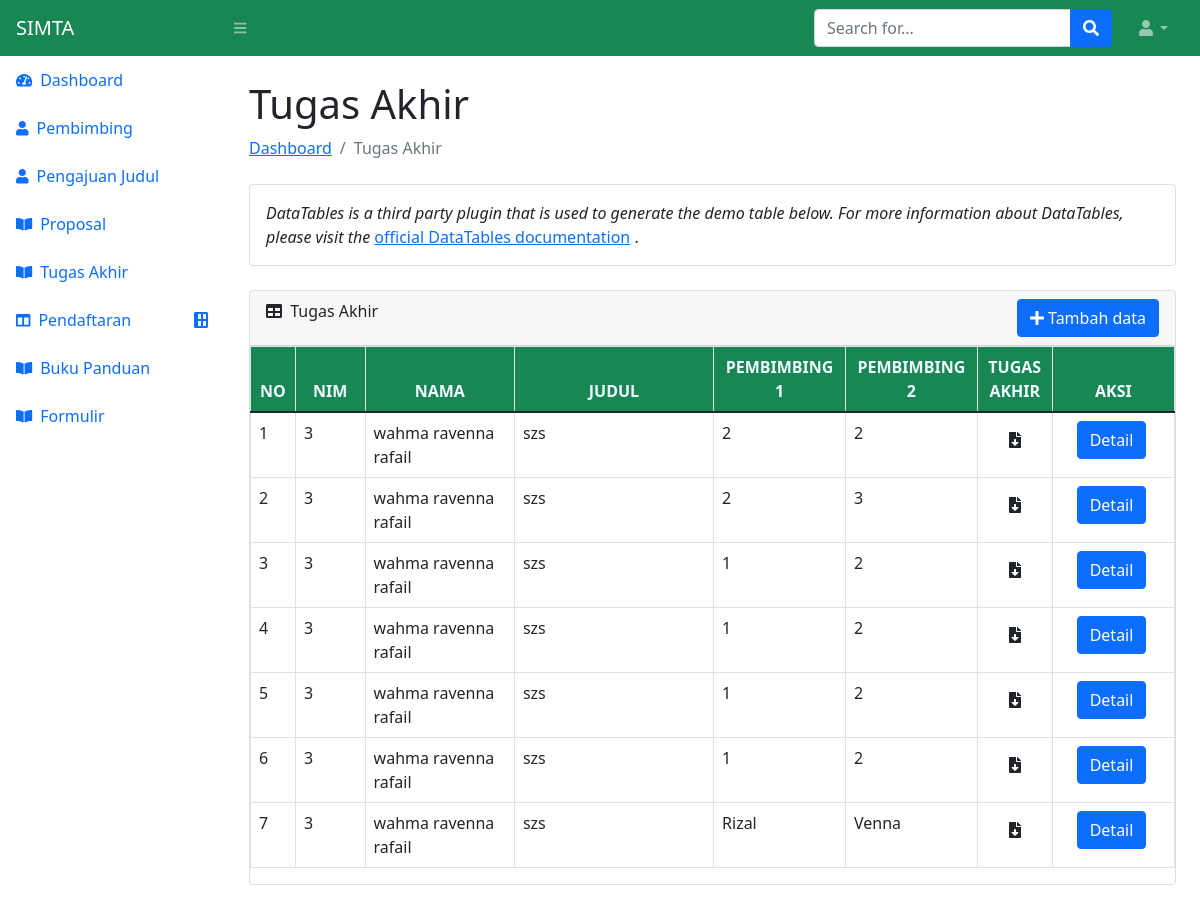
Page /mhs/ta on the earlier database version.
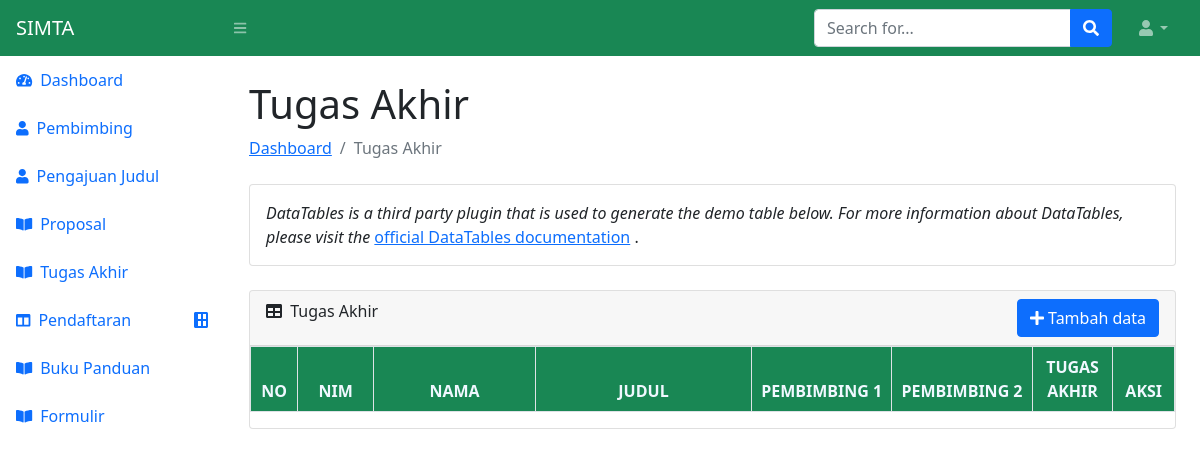
Same page on the later database version.
### mahasiswa/models.py (models this page shows)
class ta (models.Model):
    nim = models.IntegerField()
    nama = models.CharField(max_length=50)
    judul = models.CharField(max_length=200)
    pembimbing_1 = models.CharField(max_length=20)
    pembimbing_2 = models.CharField(max_length=20)

### mahasiswa/views.py (the view, shortened to what this page needs)
# urls.py: path('ta', views.TAViewMhs, name='ta'),
def TAViewMhs(request):
    data_ta = models.ta.objects.all()
    print(data_ta)
    return render(request, 'mhs/tugas-akhir.html', {
    'ta': data_ta })

### mahasiswa/templates/mhs/tugas-akhir.html (shortened to what this page needs)
{% extends 'main-mhs.html' %}
{% block content %}
<main>
        <div class="container-fluid px-4">
            <h1 class="mt-4">Tugas Akhir</h1>
            <ol class="breadcrumb mb-4">
                <li class="breadcrumb-item"><a href="index.html">Dashboard</a></li>
                <li class="breadcrumb-item active">Tugas Akhir</li>
            </ol>
            <div class="card mb-4">
                <div class="card-body " >
                    <var>
                        DataTables is a third party plugin that is used to generate the demo table below. For more information about DataTables, please visit the
                    </var>
                    <a target="_blank" href="https://datatables.net/">official DataTables documentation</a>
                    .
                </div>
            </div>
            <div class="card mb-4 ">
                <div class="card-header d-flex justify-content-between card-header">
                    <div>
                        <i class="fas fa-table me-1"></i>
                        Tugas Akhir
                    </div>
                     <div>
                         <div>
                                <a class="btn btn-primary" data-bs-toggle="modal" href="#exampleModalToggle" role="button"><span>
                                <i class="fa fa-plus" aria-hidden="true"></i>
                            </span><span>
                                Tambah data
                            </span></a>
                         </div>
                     </div>
                </div>
                <div class="table-responsive">
                  <table class="table table-bordered">
                      <thead style="background-color: #198754">
                            <tr>
                                <th style="width: 3%; text-align: center; color: aliceblue;">NO</th>
                                <th style="width: 7%; text-align: center; color: aliceblue;">NIM</th>
                                <th style="width: 15%; text-align: center; color: aliceblue;">NAMA</th>
                                <th style="width: 20%; text-align: center; color: aliceblue">JUDUL</th>
                                <th style="width: 10%; text-align: center; color: aliceblue">PEMBIMBING 1</th>
                                <th style="width: 10%; text-align: center; color: aliceblue">PEMBIMBING 2</th>
                                <th style="width: 7%; text-align: center; color: aliceblue">TUGAS AKHIR</th>
                                <th style="width: 5%;text-align: center; color: aliceblue">AKSI</th>
                            </tr>
                        </thead>
                        <tbody>
                          {%for i in ta%}
                            <tr>
                              <td>{{forloop.counter}}</td>
                              <td>{{i.nim}}</td>
                              <td>{{i.nama}}</td>
                              <td>{{i.judul}}</td>
                              <td>{{i.pembimbing_1}}</td>
                              <td>{{i.pembimbing_2}}</td>
                                <td class="text-center">
                                    <label class="btn btn-outline-transparant " for="btncheck1"><span ><i class="fas fa-file-download text-center"></i></label>
                                </td>
                                <td>
                                    <div class="d-flex justify-content-between ">
                                        <div class="mx-3" >
                                            <a class="btn btn-primary" data-bs-toggle="modal" href="#exampleModal" role="button"><span>
                                            Detail
                                            </span></a>
                                        </div>
                                    </div>
                                </td>
                            </tr>
                          {%endfor%}
                          </tbody>
                    </table>
                </div>
            </div>
        </div>
    </main>
{% endblock %}

Differences in the rows shown:
removed ta: nim "3", nama "wahma ravenna rafail", judul "szs", pembimbing_1 "2", pembimbing_2 "2"
removed ta: nim "3", nama "wahma ravenna rafail", judul "szs", pembimbing_1 "2", pembimbing_2 "3"
removed ta: nim "3", nama "wahma ravenna rafail", judul "szs", pembimbing_1 "1", pembimbing_2 "2"
removed ta: nim "3", nama "wahma ravenna rafail", judul "szs", pembimbing_1 "1", pembimbing_2 "2"
removed ta: nim "3", nama "wahma ravenna rafail", judul "szs", pembimbing_1 "1", pembimbing_2 "2"
removed ta: nim "3", nama "wahma ravenna rafail", judul "szs", pembimbing_1 "1", pembimbing_2 "2"
removed ta: nim "3", nama "wahma ravenna rafail", judul "szs", pembimbing_1 "Rizal", pembimbing_2 "Venna"
